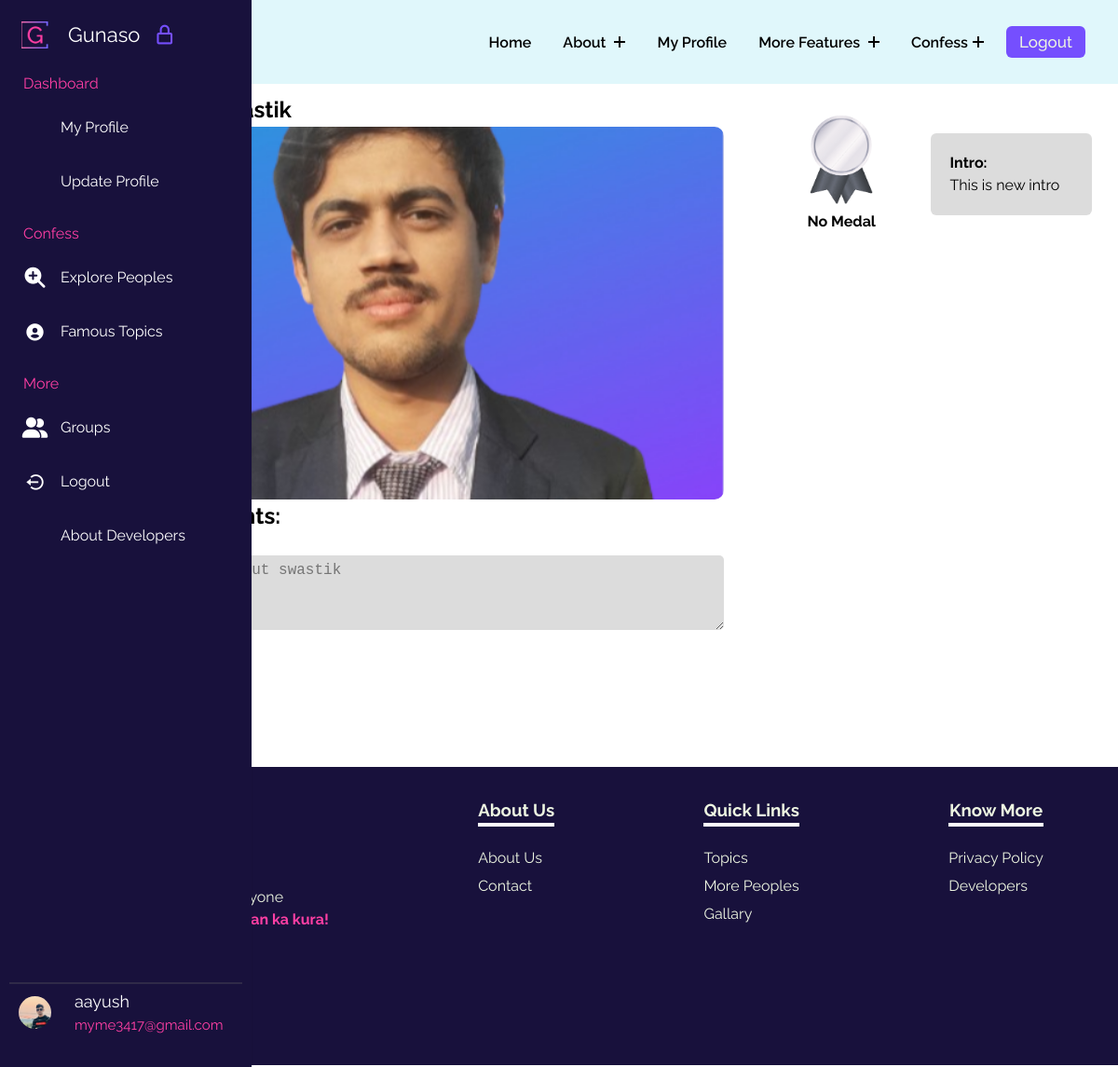
Page /user/swastik/ (signed in) on the earlier database version.
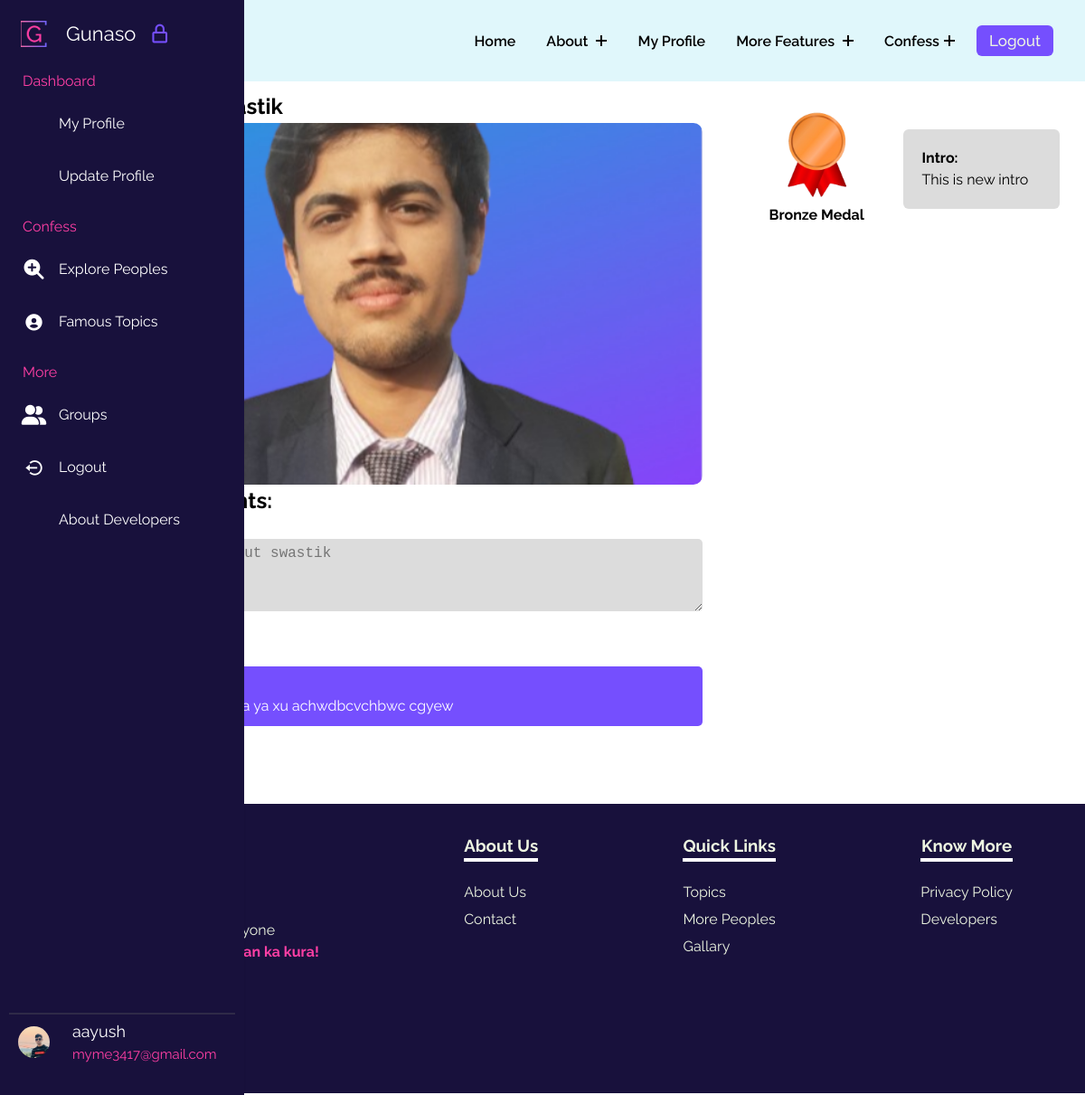
Same page on the later database version.
### gunasoApp/models.py (models this page shows, shortened)
class Profile(models.Model):
    user = models.OneToOneField(User, on_delete=models.CASCADE, related_name="Profile")
    image = models.ImageField(upload_to="gunasoApp/images/loggeduserImages", blank=True, default="upload-image")

class UserPost(models.Model):
    user = models.ForeignKey(User, on_delete=models.CASCADE, related_name='posts')
    visitedUser = models.ForeignKey(User, on_delete=models.CASCADE, blank=True, null=True, related_name='visited_posts')
    content = models.TextField()
    created_at = models.DateTimeField(auto_now_add=True)

### gunasoApp/views.py (the view, shortened to what this page needs)
# urls.py: path('user/<str:visitedUser>/', views.user_timeline, name='user_timeline'), #category is username from url
@login_required(login_url='/login/')
def user_timeline(request, visitedUser):
    data = []
    date =[]
    finaldate_set = set()
    visited_user = get_object_or_404(User, username=visitedUser)
    user_posts = UserPost.objects.filter(visitedUser=visited_user)
    current_path = request.path
    path_parts = current_path.split('/')
    path_parts = [part for part in path_parts if part]
    extracted_category = path_parts[-1] if path_parts else None
    print("The last word: == " + extracted_category)
    date_count = defaultdict(int)
    for item in user_posts:
        data.append(item.visitedUser)
        date.append(item.created_at)
    actualdata = len(data)
    actualdate = [str(y) for y in date]
    for date_str in actualdate:
        try:
            date_object = datetime.strptime(date_str, '%Y-%m-%d %H:%M:%S.%f%z')
        except ValueError:
            date_object = datetime.strptime(date_str, '%Y-%m-%d %H:%M:%S%z')
        formatted_date = date_object.strftime('%d %B %Y %H:%M:%S %z')
        finaldate_set.add(formatted_date[3:6])
        date_count[formatted_date[3:6]] += 1
    finaldate = list(finaldate_set)
    if request.method == 'POST':
        content = request.POST.get('content')
        hm = UserPost(user=request.user, visitedUser=visited_user, content=content)
        hm.save()
        messages.success(request, 'Thought posted successfully.')
        return redirect('user_timeline', visitedUser=visited_user)
    visited_user = User.objects.get(username=extracted_category)
    visited_user_profiles = Profile.objects.filter(user=visited_user)
    date_count_list = [date_count[date] for date in finaldate]
    myfeature = MyFeature.objects.filter(user = visited_user)
    myintro = User.objects.filter(username = visited_user)
    uppercontext = {
        'user_posts': user_posts,
        'extracted_category': extracted_category,
        'actualdata': actualdata,
        'finaldate': finaldate,
        'date_count_list':date_count_list,
        'visited_user_profiles': visited_user_profiles,
        'myfeature': myfeature,
        'myintro': myintro
    }
    return render(request, 'user_timeline.html', uppercontext)

### templates/user_timeline.html (shortened to what this page needs)
{% extends 'base.html' %}
{% load static %}
    {% block base_style%}
    {{ block.super }}
    <link rel="stylesheet" href="{% static 'styles/user_timeline.css' %}">
    {% endblock base_style%}
    {% block content %}
    <div class="famoustopicsmain">
        <div class="containflex">
            <div class="leftside">
                <h2>Confess to {{extracted_category}}</h2>
                {% for profiles in visited_user_profiles %}
                <div class="profileimg" onclick="toggleProfileImg()"
                    style="background-image: url('{{profiles.image.url }}');">
                </div>
                {% endfor %}
                {% if request.user.username == extracted_category %}
                <h2>Confessions for You:</h2>
                {% else %}
                <h2>People Thoughts:</h2>
                {% endif %}
                {% if request.user.username != extracted_category %}
                <section class="thoughtsform">
                    <form action="" method="post" onsubmit="return validateForm()">
                        <label for="content">Your Thoughts</label>
                        <br>
                        <textarea name="content" id="content" onkeyup="onKey()"
                            placeholder="Say Something about {{extracted_category}}"></textarea>
                        <br>
                    </form>
                </section>
                {% endif %}
                <div class="commentbox">
                    {% for post in user_posts %}
                    <div class="comment" data-aos="fade-up">
                        <div class="imagepart">
                        </div>
                        <div class="textpart">
                            <h4>Anonymous</h4>
                            <p>{{ post.content }}</p>
                        </div>
                    </div>
                    {% endfor %}
                </div>
            </div>
            <div class="rightside">
                <div class="flexwrapper" data-aos="fade-up">
                    <div class="onebottom">
                        <center>
                            {% if actualdata <= 0 %} <div class="gamyfication">
                                <img src="{% static 'images/nomedal.png' %}" alt="">
                                <h4>No Medal</h4>
                                {% elif actualdata > 0 and actualdata <= 20 %} <div class="gamyfication">
                                    <img src="{% static 'images/bronze.png' %}" alt="">
                                    <h4>Bronze Medal</h4>
                    </div>
                    {% elif actualdata > 20 and actualdata <= 100 %} <div class="gamyfication">
                        <img src="{% static 'images/silver.png' %}" alt="">
                        <h4>Silver Medal</h4>
                </div>
                {% elif actualdata > 100 and actualdata <= 500 %} <div class="gamyfication">
                    <img src="{% static 'images/gold.png' %}" alt="">
                    <h4>Gold Medal</h4>
            </div>
            {% endif %}
            </center>
        </div>
        <div class="onebottom">
            <div class="biocontent">
                <strong>Intro:</strong>
                {% for myintro in myintro %}
                <p>{{myintro.first_name}}
                </p>
                {% endfor %}
            </div>
        </div>
    </div>
    <div class="particularstory">
    </div>
    </div>
    </div>
    </div>
    {% endblock %}

Differences in the rows shown:
added UserPost: content "hello bardan ma ya xu achwdbcvchbwc cgyew"
Other differences:
text no longer shown: "No Medal"
text now shown: "Bronze Medal"
